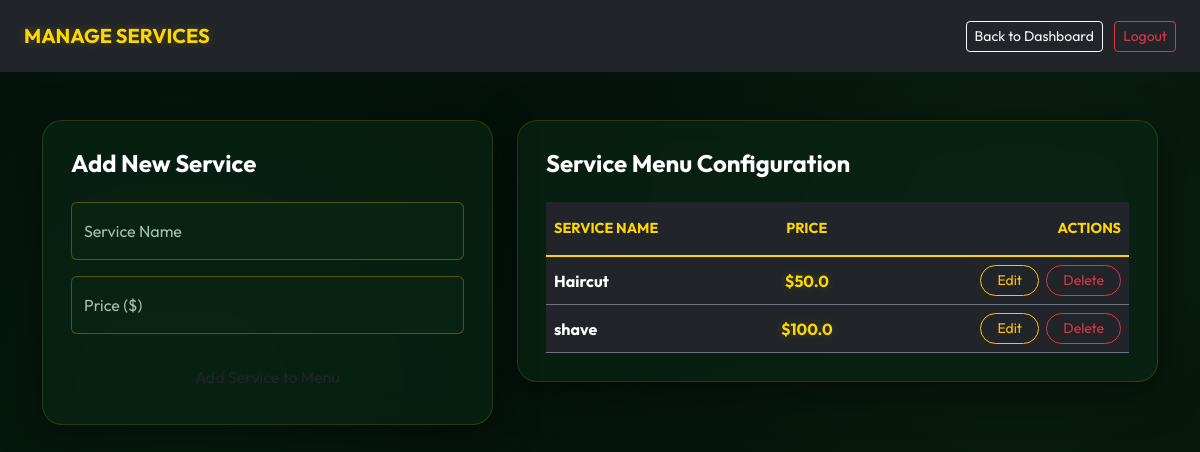
Page /manage_services (signed in) on the committed database.
### app.py (models this page shows)
class Service(db.Model):
    id = db.Column(db.Integer, primary_key=True)
    name = db.Column(db.String(100), nullable=False)
    price = db.Column(db.Float, nullable=False)
    is_active = db.Column(db.Boolean, default=True)

### app.py (the view)
@app.route('/manage_services', methods=['GET', 'POST'])
@login_required
def manage_services():
    if current_user.role != 'owner': return "Access Denied"
    if request.method == 'POST':
        new_service = Service(name=request.form['name'], price=float(request.form['price']))
        db.session.add(new_service)
        db.session.commit()
        return redirect(url_for('manage_services'))
    services = Service.query.all()
    return render_template('manage_services.html', services=services)

### app.py (called while the page is built, shortened)
@login_manager.user_loader
def load_user(user_id):
    return User.query.get(int(user_id))

@app.context_processor
def inject_translations():
    lang = session.get('lang', 'en')
    translations = {}
    def t(key, default_english):
        return translations.get(key, default_english)
    return dict(t=t, current_lang=lang)

@app.context_processor
def inject_global_data():
    lang = session.get('lang', 'en')
    translations = {}
    def t(key, default_english):
        return translations.get(key, default_english)
    low_stock_count = 0
    if current_user.is_authenticated and current_user.role == 'owner':
        low_stock_count = Product.query.filter(Product.is_active == True, Product.stock <= Product.low_stock_threshold).count()
    return dict(t=t, current_lang=lang, low_stock_count=low_stock_count)

### templates/manage_services.html (shortened to what this page needs)
<!DOCTYPE html>
<html lang="en">
<head>
    <link href="https://cdn.jsdelivr.net/npm/bootstrap@5.3.0/dist/css/bootstrap.min.css" rel="stylesheet">
    <link rel="stylesheet" href="{{ url_for('static', filename='style.css') }}">
</head>
<body>
    <nav class="navbar navbar-dark bg-dark px-4 py-3 sticky-top mb-5 animate-fade">
        <span class="navbar-brand text-gold fw-bold">MANAGE SERVICES</span>
        <div>
            <a href="/owner" class="btn btn-outline-light btn-sm me-2">Back to Dashboard</a>
            <a href="/logout" class="btn btn-outline-danger btn-sm">Logout</a>
        </div>
    </nav>
    <div class="container">
        <div class="row g-4">
            <div class="col-md-5 animate-slide-left delay-1">
                <div class="luxury-card sticky-top" style="top: 100px;">
                    <h4 class="mb-4 text-white fw-bold">Add New Service</h4>
                    <form method="POST" action="/manage_services">
                        <div class="form-floating mb-3">
                            <input type="text" name="name" class="form-control" id="sName" placeholder="e.g. Hair Wash" required>
                            <label for="sName">Service Name</label>
                        </div>
                        <div class="form-floating mb-4">
                            <input type="number" name="price" step="0.01" class="form-control" id="sPrice" placeholder="0.00" required>
                            <label for="sPrice">Price ($)</label>
                        </div>
                        <button type="submit" class="btn btn-premium w-100">Add Service to Menu</button>
                    </form>
                </div>
            </div>
            <div class="col-md-7 animate-fade-up delay-2">
                <div class="luxury-card">
                    <h4 class="mb-4 text-white fw-bold">Service Menu Configuration</h4>
                    <div class="table-responsive">
                        <table class="table table-dark table-hover table-borderless mb-0">
                            <thead>
                                <tr class="text-secondary border-bottom border-secondary">
                                    <th class="py-3">SERVICE NAME</th>
                                    <th class="py-3 text-center">PRICE</th>
                                    <th class="text-end py-3">ACTIONS</th>
                                </tr>
                            </thead>
                            <tbody>
                                {% for s in services %}
                                <tr class="border-bottom border-secondary align-middle">
                                    <td class="fw-bold text-white">{{ s.name }}</td>
                                    <td class="text-center fw-bold text-gold">${{ s.price }}</td>
                                    <td class="text-end">
                                        <button class="btn btn-sm btn-outline-warning px-3 rounded-pill" data-bs-toggle="modal" data-bs-target="#editModal{{ s.id }}">Edit</button>
                                        <form action="/delete_service/{{ s.id }}" method="POST" class="d-inline" onsubmit="return confirm('Delete this service permanently?');">
                                            <button type="submit" class="btn btn-sm btn-outline-danger px-3 rounded-pill ms-1">Delete</button>
                                        </form>
                                    </td>
                                </tr>
                                {% endfor %}
                            </tbody>
                        </table>
                    </div>
                </div>
            </div>
        </div>
    </div>
</body>
</html>

### static/style.css (style rules this page uses)
:root { --bg-deep: #030e08; --card-bg: rgba(10, 38, 22, 0.65); --gold-bright: #FFD700; --gold-dark: #b8962d; --text-pure: #FFFFFF; --text-sage: #A3C2B1; --neon-glow: rgba(255, 215, 0, 0.3); --border-color: rgba(255, 215, 0, 0.15); }
body { background-color: var(--bg-deep); background-image: radial-gradient(circle at 15% 50%, rgba(10, 50, 25, 0.4), transparent 50%), radial-gradient(circle at 85% 30%, rgba(20, 60, 30, 0.4), transparent 50%); color: var(--text-pure); font-family: 'Outfit', sans-serif; min-height: 100vh; }
.luxury-card { background: var(--card-bg); backdrop-filter: blur(16px); -webkit-backdrop-filter: blur(16px); border: 1px solid var(--border-color); border-radius: 20px; padding: 28px; box-shadow: 0 10px 40px rgba(0, 0, 0, 0.5); transition: all 0.4s cubic-bezier(0.175, 0.885, 0.32, 1.275); }
.text-gold { color: var(--gold-bright) !important; text-shadow: 0 0 10px rgba(255, 215, 0, 0.2); }
.table { color: var(--text-pure); }
.table thead th { border-bottom: 2px solid var(--gold-bright); color: var(--gold-bright); font-size: 0.9rem; text-transform: uppercase; }
.table tbody tr { border-bottom: 1px dashed rgba(163, 194, 177, 0.2); transition: 0.2s; }
.form-floating > .form-control, .form-floating > .form-select { background-color: rgba(10, 38, 22, 0.8) !important; border: 1px solid rgba(255, 215, 0, 0.3) !important; color: #ffffff !important; }
.form-floating > label { color: var(--text-sage) !important; }
.form-floating > .form-control:focus ~ label, .form-floating > .form-control:not(:placeholder-shown) ~ label, .form-floating > .form-select ~ label { color: var(--gold-bright) !important; }
.form-floating > .form-control:focus ~ label::after, .form-floating > .form-control:not(:placeholder-shown) ~ label::after, .form-floating > .form-select ~ label::after { background-color: transparent !important; }

### rows in the picture
Service: name "Haircut", price "50.0"
Service: name "shave", price "100.0"
